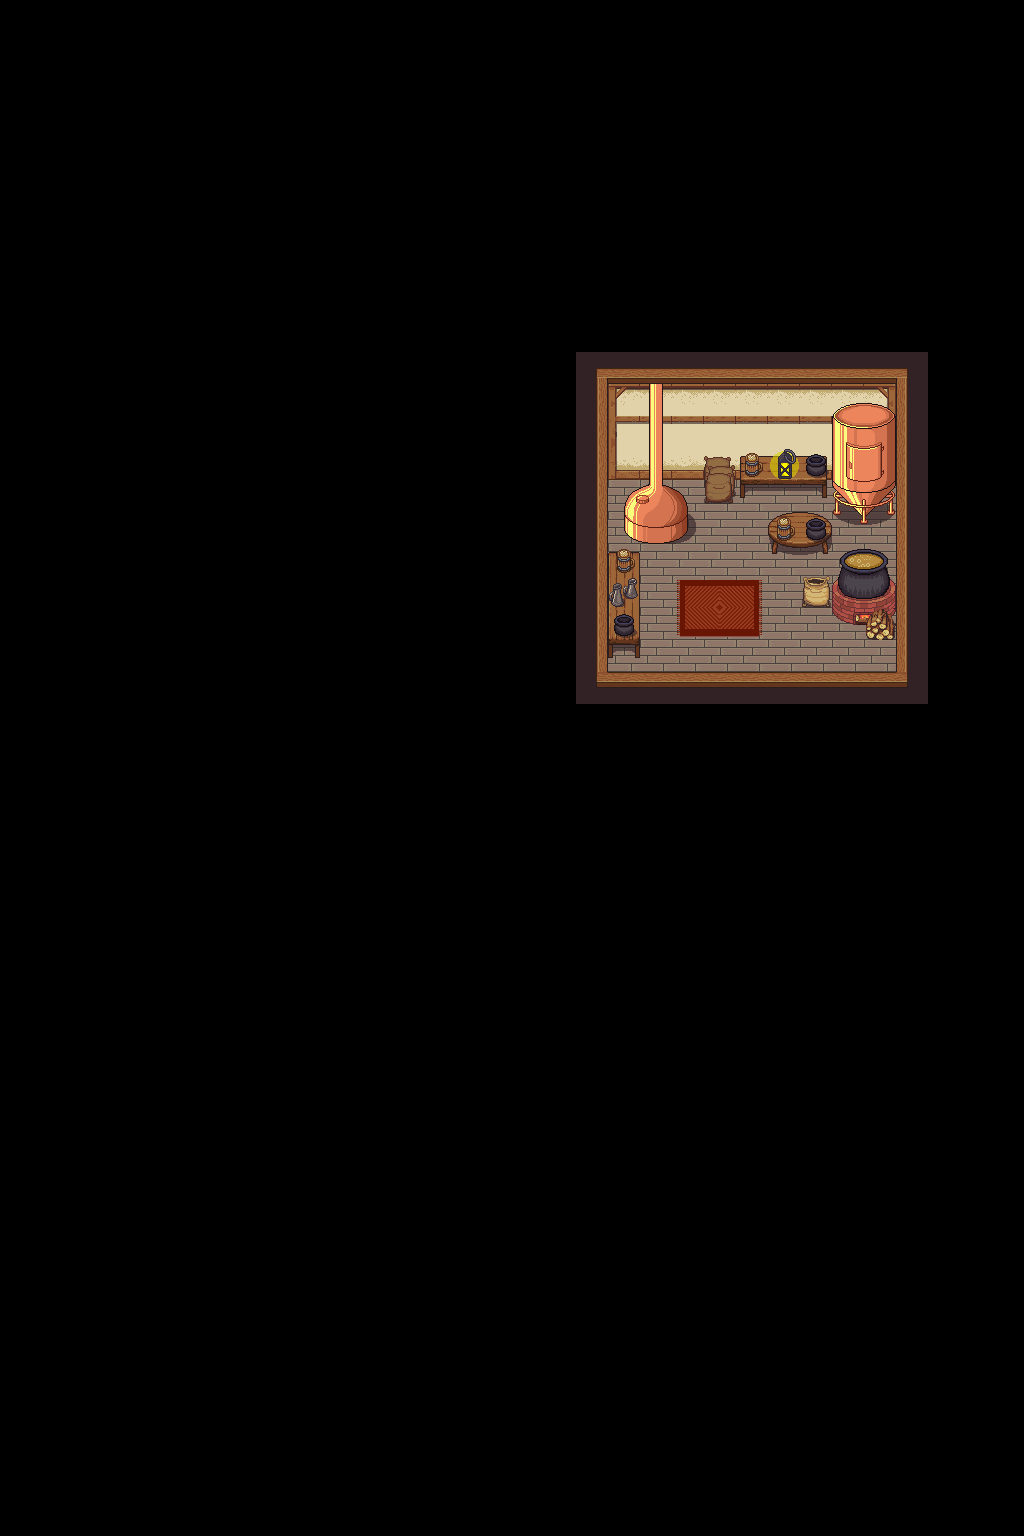

Tiled map render using the project's own tile images. Description and the map definition, with tile-layer contents summarised, below:
An orthogonal 32x48 tile map with 32x32 px tiles, 6 tile layers (Floor, Tile Layer 1, Tile Layer 2, Tile Layer 3, ...), 9 tilesets and 12 objects (small_entrance, small_exit, camee).

<map version="1.10" tiledversion="1.11.2" orientation="orthogonal" renderorder="right-down" width="32" height="48" tilewidth="32" tileheight="32" infinite="0" nextlayerid="19" nextobjectid="28">
 <tileset firstgid="1" source="floors.tsx" />
 <tileset firstgid="2049" source="walls.tsx" />
 <tileset firstgid="8193" name="flute" tilewidth="64" tileheight="64" tilecount="273" columns="13">
  <image source="flautist.png" trans="ff00ff" width="832" height="1344" />
  <tile id="81">
   <animation>
    <frame tileid="81" duration="200" />
    <frame tileid="82" duration="100" />
    <frame tileid="83" duration="200" />
    <frame tileid="82" duration="100" />
   </animation>
  </tile>
 </tileset>
 <tileset firstgid="8466" name="lute" tilewidth="64" tileheight="64" tilecount="273" columns="13">
  <image source="lutist.png" trans="ff00ff" width="832" height="1344" />
  <tile id="183">
   <animation>
    <frame tileid="183" duration="100" />
    <frame tileid="184" duration="100" />
    <frame tileid="185" duration="100" />
    <frame tileid="186" duration="100" />
    <frame tileid="185" duration="100" />
    <frame tileid="183" duration="100" />
    <frame tileid="184" duration="100" />
    <frame tileid="185" duration="100" />
    <frame tileid="186" duration="100" />
    <frame tileid="187" duration="100" />
    <frame tileid="186" duration="100" />
   </animation>
  </tile>
  <tile id="185">
   <animation>
    <frame tileid="185" duration="200" />
    <frame tileid="184" duration="200" />
    <frame tileid="183" duration="200" />
    <frame tileid="183" duration="200" />
    <frame tileid="184" duration="200" />
    <frame tileid="185" duration="200" />
    <frame tileid="186" duration="200" />
   </animation>
  </tile>
 </tileset>
 <tileset firstgid="8739" name="drumstick" tilewidth="64" tileheight="64" tilecount="273" columns="13">
  <image source="drummer.png" trans="ff00ff" width="832" height="1344" />
  <tile id="186">
   <animation>
    <frame tileid="186" duration="200" />
    <frame tileid="185" duration="50" />
    <frame tileid="183" duration="100" />
    <frame tileid="182" duration="150" />
   </animation>
  </tile>
  <tile id="187">
   <animation>
    <frame tileid="187" duration="100" />
    <frame tileid="185" duration="100" />
    <frame tileid="183" duration="50" />
    <frame tileid="184" duration="100" />
    <frame tileid="186" duration="100" />
   </animation>
  </tile>
 </tileset>
 <tileset firstgid="9012" name="tavern-deco" tilewidth="32" tileheight="32" tilecount="896" columns="16">
  <image source="../tavern-deco.png" trans="ff00ff" width="512" height="1792" />
  <tile id="128">
   <animation>
    <frame tileid="128" duration="100" />
    <frame tileid="130" duration="100" />
    <frame tileid="132" duration="100" />
    <frame tileid="130" duration="100" />
   </animation>
  </tile>
  <tile id="129">
   <animation>
    <frame tileid="129" duration="100" />
    <frame tileid="131" duration="100" />
    <frame tileid="133" duration="100" />
    <frame tileid="131" duration="100" />
   </animation>
  </tile>
  <tile id="146">
   <animation>
    <frame tileid="146" duration="100" />
    <frame tileid="148" duration="100" />
    <frame tileid="150" duration="100" />
   </animation>
  </tile>
  <tile id="147">
   <animation>
    <frame tileid="147" duration="100" />
    <frame tileid="149" duration="100" />
    <frame tileid="151" duration="100" />
   </animation>
  </tile>
  <tile id="162">
   <animation>
    <frame tileid="162" duration="100" />
    <frame tileid="164" duration="100" />
    <frame tileid="166" duration="100" />
   </animation>
  </tile>
  <tile id="163">
   <animation>
    <frame tileid="163" duration="100" />
    <frame tileid="165" duration="100" />
    <frame tileid="167" duration="100" />
   </animation>
  </tile>
  <tile id="177">
   <animation>
    <frame tileid="177" duration="100" />
    <frame tileid="178" duration="100" />
    <frame tileid="179" duration="100" />
   </animation>
  </tile>
  <tile id="181">
   <animation>
    <frame tileid="181" duration="100" />
    <frame tileid="182" duration="100" />
    <frame tileid="183" duration="100" />
   </animation>
  </tile>
  <tile id="185">
   <animation>
    <frame tileid="185" duration="100" />
    <frame tileid="186" duration="100" />
    <frame tileid="187" duration="100" />
   </animation>
  </tile>
  <tile id="189">
   <animation>
    <frame tileid="189" duration="100" />
    <frame tileid="190" duration="100" />
    <frame tileid="191" duration="100" />
   </animation>
  </tile>
  <tile id="193">
   <animation>
    <frame tileid="193" duration="100" />
    <frame tileid="194" duration="100" />
    <frame tileid="195" duration="100" />
   </animation>
  </tile>
  <tile id="197">
   <animation>
    <frame tileid="197" duration="100" />
    <frame tileid="198" duration="100" />
    <frame tileid="199" duration="100" />
   </animation>
  </tile>
  <tile id="201">
   <animation>
    <frame tileid="201" duration="100" />
    <frame tileid="202" duration="100" />
    <frame tileid="203" duration="100" />
   </animation>
  </tile>
  <tile id="205">
   <animation>
    <frame tileid="205" duration="100" />
    <frame tileid="206" duration="100" />
    <frame tileid="207" duration="100" />
   </animation>
  </tile>
  <tile id="209">
   <animation>
    <frame tileid="209" duration="100" />
    <frame tileid="210" duration="100" />
    <frame tileid="211" duration="100" />
   </animation>
  </tile>
  <tile id="213">
   <animation>
    <frame tileid="213" duration="100" />
    <frame tileid="214" duration="100" />
    <frame tileid="215" duration="100" />
   </animation>
  </tile>
  <tile id="217">
   <animation>
    <frame tileid="217" duration="100" />
    <frame tileid="218" duration="100" />
    <frame tileid="219" duration="100" />
   </animation>
  </tile>
  <tile id="221">
   <animation>
    <frame tileid="221" duration="100" />
    <frame tileid="222" duration="100" />
    <frame tileid="223" duration="100" />
   </animation>
  </tile>
  <tile id="229">
   <animation>
    <frame tileid="229" duration="100" />
    <frame tileid="230" duration="100" />
    <frame tileid="231" duration="100" />
   </animation>
  </tile>
  <tile id="237">
   <animation>
    <frame tileid="237" duration="100" />
    <frame tileid="238" duration="100" />
    <frame tileid="239" duration="100" />
   </animation>
  </tile>
  <tile id="646">
   <animation>
    <frame tileid="646" duration="100" />
    <frame tileid="648" duration="100" />
    <frame tileid="650" duration="100" />
   </animation>
  </tile>
  <tile id="647">
   <animation>
    <frame tileid="647" duration="100" />
    <frame tileid="649" duration="100" />
    <frame tileid="651" duration="100" />
   </animation>
  </tile>
  <tile id="662">
   <animation>
    <frame tileid="662" duration="100" />
    <frame tileid="664" duration="100" />
    <frame tileid="666" duration="100" />
   </animation>
  </tile>
  <tile id="663">
   <animation>
    <frame tileid="663" duration="100" />
    <frame tileid="665" duration="100" />
    <frame tileid="667" duration="100" />
   </animation>
  </tile>
  <tile id="726">
   <animation>
    <frame tileid="726" duration="100" />
    <frame tileid="728" duration="100" />
    <frame tileid="730" duration="100" />
    <frame tileid="728" duration="100" />
   </animation>
  </tile>
  <tile id="727">
   <animation>
    <frame tileid="727" duration="100" />
    <frame tileid="729" duration="100" />
    <frame tileid="731" duration="100" />
    <frame tileid="729" duration="100" />
   </animation>
  </tile>
  <tile id="728">
   <animation>
    <frame tileid="728" duration="100" />
    <frame tileid="730" duration="100" />
    <frame tileid="728" duration="100" />
    <frame tileid="726" duration="100" />
   </animation>
  </tile>
  <tile id="729">
   <animation>
    <frame tileid="729" duration="100" />
    <frame tileid="731" duration="100" />
    <frame tileid="729" duration="100" />
    <frame tileid="727" duration="100" />
   </animation>
  </tile>
 </tileset>
 <tileset firstgid="9908" name="tavern-furniture" tilewidth="32" tileheight="32" tilecount="1024" columns="32">
  <image source="../tavern-furniture.png" trans="ff00ff" width="1024" height="1024" />
 </tileset>
 <tileset firstgid="10932" name="tavern-cooking" tilewidth="32" tileheight="32" tilecount="256" columns="16">
  <image source="../tavern-cooking.png" trans="ff00ff" width="512" height="512" />
  <tile id="82">
   <animation>
    <frame tileid="82" duration="100" />
    <frame tileid="83" duration="100" />
    <frame tileid="84" duration="100" />
    <frame tileid="85" duration="100" />
   </animation>
  </tile>
  <tile id="112">
   <animation>
    <frame tileid="112" duration="100" />
    <frame tileid="113" duration="100" />
    <frame tileid="114" duration="100" />
    <frame tileid="115" duration="100" />
    <frame tileid="116" duration="100" />
    <frame tileid="117" duration="100" />
   </animation>
  </tile>
  <tile id="128">
   <animation>
    <frame tileid="128" duration="100" />
    <frame tileid="129" duration="100" />
    <frame tileid="130" duration="100" />
    <frame tileid="131" duration="100" />
    <frame tileid="132" duration="100" />
    <frame tileid="133" duration="100" />
   </animation>
  </tile>
  <tile id="216">
   <animation>
    <frame tileid="216" duration="100" />
    <frame tileid="218" duration="100" />
    <frame tileid="220" duration="100" />
    <frame tileid="222" duration="100" />
   </animation>
  </tile>
  <tile id="217">
   <animation>
    <frame tileid="217" duration="100" />
    <frame tileid="219" duration="100" />
    <frame tileid="221" duration="100" />
    <frame tileid="223" duration="100" />
   </animation>
  </tile>
  <tile id="240">
   <animation>
    <frame tileid="240" duration="100" />
    <frame tileid="242" duration="100" />
    <frame tileid="244" duration="100" />
    <frame tileid="246" duration="100" />
   </animation>
  </tile>
  <tile id="241">
   <animation>
    <frame tileid="241" duration="100" />
    <frame tileid="243" duration="100" />
    <frame tileid="245" duration="100" />
    <frame tileid="247" duration="100" />
   </animation>
  </tile>
 </tileset>
 <tileset firstgid="11188" name="container" tilewidth="32" tileheight="32" tilecount="1024" columns="16">
  <image source="container2.png" trans="ff00ff" width="512" height="2048" />
 </tileset>
 <layer id="3" name="Floor" width="32" height="48">
  <data>[1536 cells, 81 non-empty, 10 distinct tile ids]</data>
 </layer>
 <layer id="1" name="Tile Layer 1" width="32" height="48">
  <data>[1536 cells, 49 non-empty, 47 distinct tile ids]</data>
 </layer>
 <layer id="2" name="Tile Layer 2" width="32" height="48">
  <data>[1536 cells, 11 non-empty, 7 distinct tile ids]</data>
 </layer>
 <layer id="7" name="Tile Layer 3" width="32" height="48">
  <data>[1536 cells, 0 non-empty, 0 distinct tile ids]</data>
 </layer>
 <layer id="6" name="Tile Layer 4" width="32" height="48">
  <data>[1536 cells, 1 non-empty, 1 distinct tile ids]</data>
 </layer>
 <layer id="4" name="Ceiling" width="32" height="48">
  <data>[1536 cells, 144 non-empty, 10 distinct tile ids]</data>
 </layer>
 <objectgroup id="15" name="Collision">
  <object id="16" x="606" y="552.5" width="28.5" height="81" />
  <object id="17" x="592" y="373" width="16" height="311.5" />
  <object id="18" x="597.5" y="672" width="309" height="15.5" />
  <object id="19" x="897" y="369.5" width="21" height="302.5" />
  <object id="20" x="609" y="386" width="295" height="74.5" />
  <object id="21" x="606.5" y="461.5" width="82.5" height="79" />
  <object id="22" x="739" y="460.5" width="160" height="20" />
  <object id="23" x="834" y="480.5" width="64" height="26.5" />
  <object id="24" x="842.5" y="555.5" width="56.5" height="64.5" />
 </objectgroup>
 <objectgroup id="16" name="Spawn">
  <object id="25" name="small_entrance" x="743.5" y="651.5" />
 </objectgroup>
 <objectgroup id="17" name="Transitions">
  <object id="26" name="small_exit" x="728" y="651">
   <properties>
    <property name="target_map" value="village.tmx" />
    <property name="target_spawn" value="spawn_exit_small_tavern" />
   </properties>
  </object>
 </objectgroup>
 <objectgroup id="18" name="Items">
  <object id="27" name="camee" x="799" y="521.5">
   <properties>
    <property name="scale" type="float" value="0.05" />
   </properties>
  </object>
 </objectgroup>
</map>
